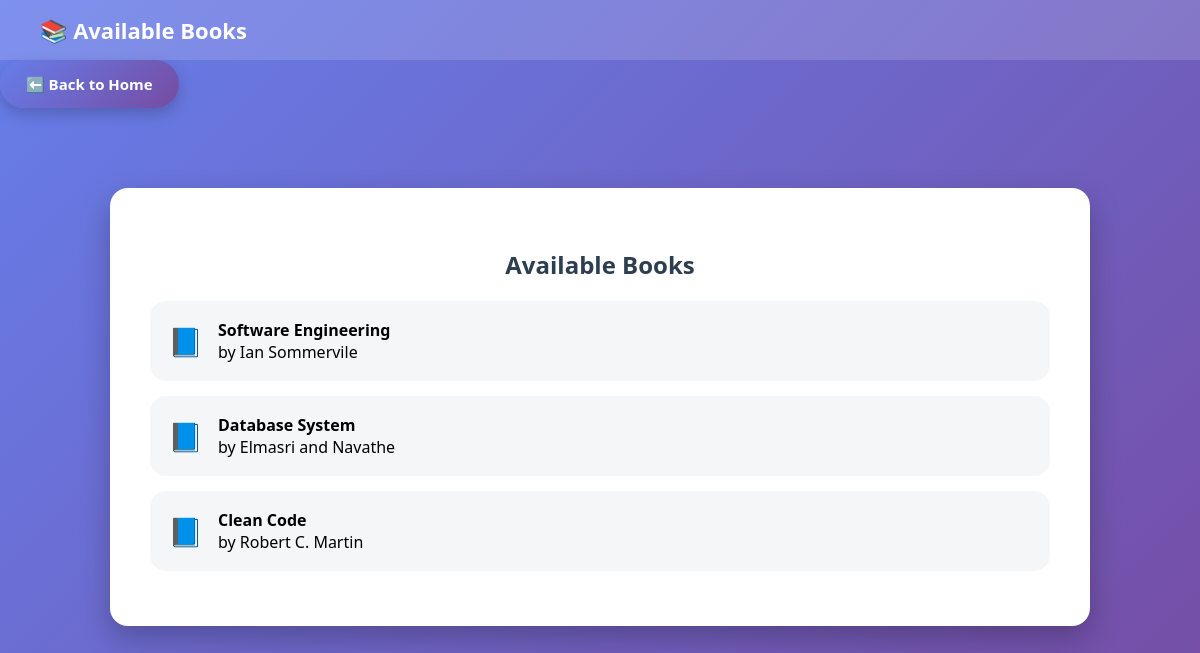
Before: /books with the older database file.
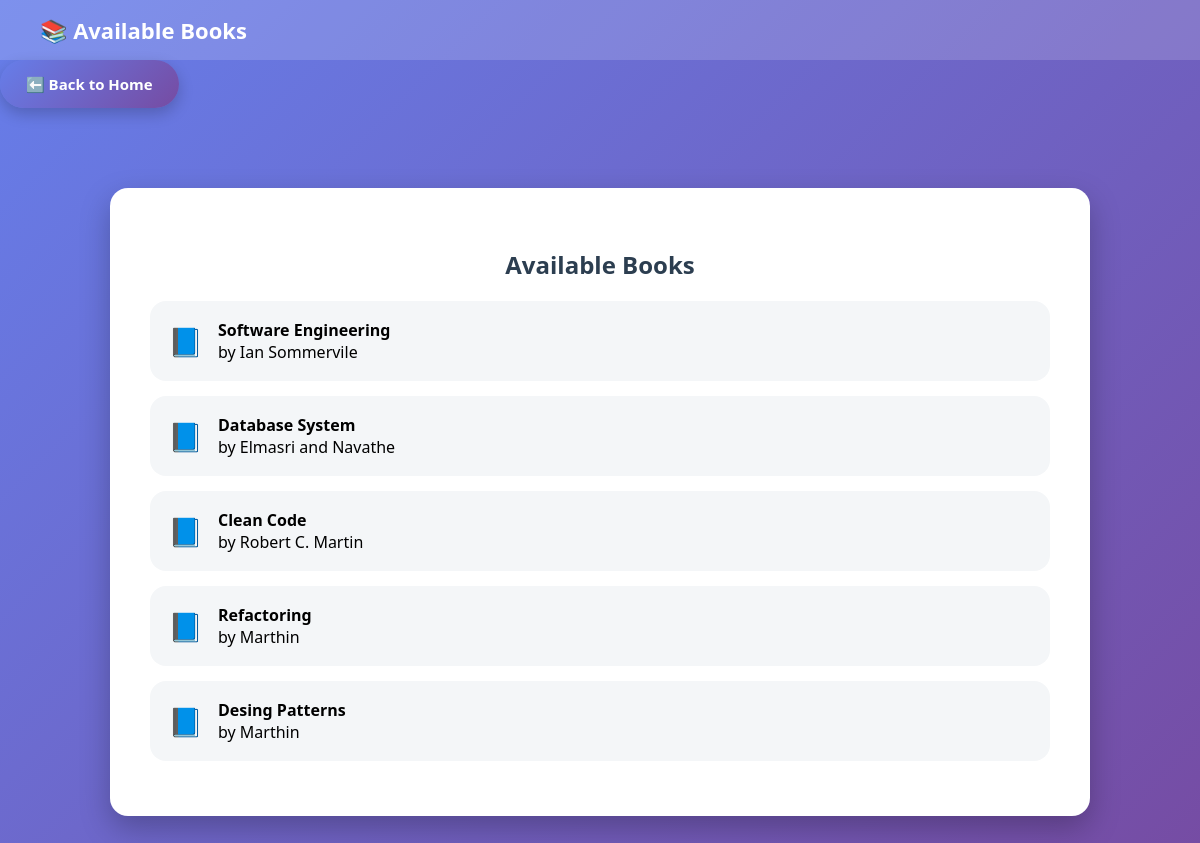
After: the same page with the newer database file.
### tables this page shows
CREATE TABLE books (
    id INTEGER PRIMARY KEY AUTOINCREMENT,
    title TEXT NOT NULL,
    author TEXT NOT NULL
);

### app.py (the view)
@app.route("/books")
def books():
    conn = get_db_connection()
    books = conn.execute("SELECT * FROM books").fetchall()
    conn.close()
    return render_template("books.html", books=books)

### app.py (called while the page is built)
def get_db_connection():
    conn = sqlite3.connect("book_exchange.db")
    conn.row_factory = sqlite3.Row
    return conn

### templates/books.html (shortened to what this page needs)
<!DOCTYPE html>
<html>
<head>
    <link rel="stylesheet" href="{{ url_for('static', filename='style.css') }}">
</head>
<body>
<div class="navbar">📚 Available Books</div>
<a href="/" class="btn">⬅️ Back to Home</a>
<div class="container">
    <h2>Available Books</h2>
    {% for book in books %}
    <div class="card">
        <div class="icon">📘</div>
        <div>
            <strong>{{ book.title }}</strong><br>
            <span>by {{ book.author }}</span>
        </div>
    </div>
    {% endfor %}
</div>
</body>
</html>

### static/style.css (style rules this page uses)
body { font-family: 'Segoe UI', Tahoma, sans-serif; background: linear-gradient(135deg, #667eea, #764ba2); margin: 0; min-height: 100vh; }
.navbar { background: rgba(255, 255, 255, 0.15); padding: 15px 40px; color: white; font-size: 22px; font-weight: bold; display: flex; align-items: center; gap: 15px; }
.container { max-width: 900px; margin: 80px auto; background: white; padding: 40px; border-radius: 18px; box-shadow: 0 12px 30px rgba(0,0,0,0.25); text-align: center; }
h1, h2 { color: #2c3e50; }
.btn, .btn-outline { display: inline-flex; align-items: center; gap: 8px; padding: 14px 26px; border-radius: 30px; background: linear-gradient(135deg, #667eea, #764ba2); color: white; text-decoration: none; font-weight: 600; font-size: 15px; box-shadow: 0 6px 15px rgba(0,0,0,0.2); transition: transform 0.2s, box-shadow 0.2s; border: none; }
.card { background: #f4f6f8; border-radius: 16px; padding: 18px; margin: 15px 0; text-align: left; display: flex; align-items: center; gap: 15px; }
.card .icon { font-size: 28px; }

Changed rows visible on the page:
added books: title "Refactoring", author "Marthin"
added books: title "Desing Patterns", author "Marthin"
